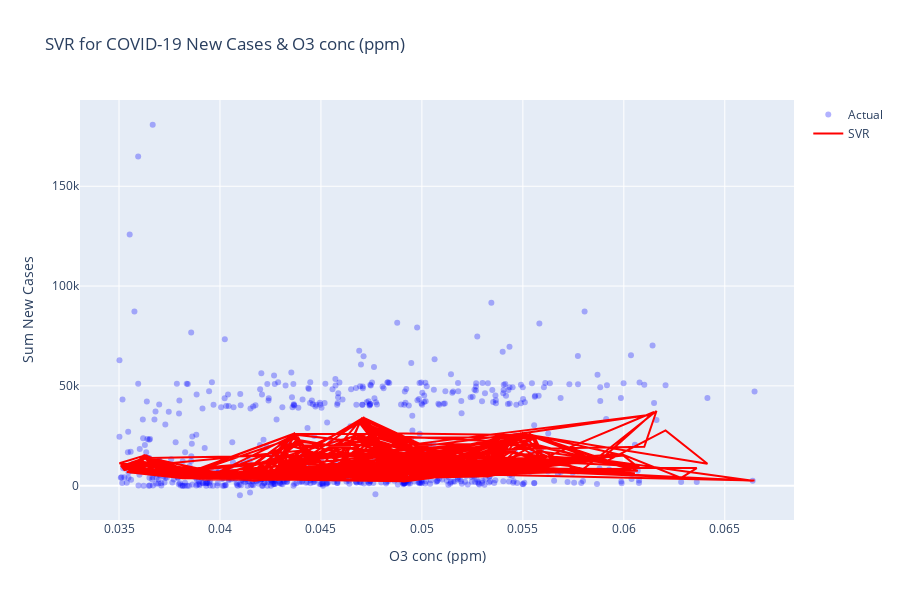

This figure's notebook cell:
### Code cell
## Perform regression modeling via SVR
x = NewData['O3 conc (ppm)']
x = x.values.reshape(-1, 1)
y = NewData['Sum New Cases']
#--------------------------------------------------------------
# SVR model with hyperparameter optimization
#--------------------------------------------------------------
# Split the data into train and test sets
x_train, x_test, y_train, y_test = train_test_split(x, y, test_size=0.2, random_state=42)

# Create a pipeline with StandardScaler and SVR
pipeline = Pipeline([('scaler', StandardScaler()),
                     ('svr', SVR(kernel='rbf'))])

# Define the parameter grid for hyperparameter optimization
param_grid = {'svr__C': [10000, 1000000, 100],
              'svr__gamma': [10, 1000, 100]}
# param_grid = {'svr__C': [100, 1000, 100],
#               'svr__gamma': [1, 1000, 100]}

# Perform grid search with cross-validation on train data
grid_search = GridSearchCV(pipeline, param_grid)
grid_search.fit(x_train, y_train)

# Predict using best model on test data
best_svr = grid_search.best_estimator_
y_svr_pred_test = best_svr.predict(x_test)

# Calculate R2 and RMSE for SVR model
svr_r2 = r2_score(y_test, y_svr_pred_test)
svr_rmse = np.sqrt(mean_squared_error(y_test, y_svr_pred_test))

print("Model Evaluation")
print("\nSupport Vector Regression: RMSE=%.2f, R2=%.2f" % (svr_rmse, svr_r2))
print("Hyperparameters:", best_svr, "\n")

# Plot the model
import plotly.graph_objects as go

xtt = NewData['O3 conc (ppm)']#df_chatter['date'].dt.strftime('%Y-%m-%d')
scatter_actual = go.Scatter(x=xtt, y=y, mode='markers', name='Actual', marker=dict(color='blue', opacity=0.3))

# line_regression = go.Scatter(x=xtt, y=y_linear_pred, mode='lines', name='LR', line=dict(color='red', dash='dash'))

y_svr_pred = best_svr.predict(x) # Plot on all data
line_svr = go.Scatter(x=xtt, y=y_svr_pred, mode='lines', name='SVR', line=dict(color='red'))

data = [scatter_actual, line_svr]

layout = go.Layout(xaxis=dict(title='O3 conc (ppm)'),
                   yaxis=dict(title='Sum New Cases'),
                   title='SVR for COVID-19 New Cases & O3 conc (ppm)',
                   showlegend=True,
                   height=600)

fig = go.Figure(data=data, layout=layout)
fig.show()

### Figure 1 — Plotly figure (JSON) as saved in the notebook; plotly's stock layout.template omitted (floating-point values rounded to 4 significant figures; data arrays with more than 128 entries replaced by an {"elided": "..."} marker saying what was removed)
{"data": [{"marker": {"color": "blue", "opacity": 0.3}, "mode": "markers", "name": "Actual", "type": "scatter", "x": {"elided": "713 float values"}, "y": {"elided": "713 float values"}}, {"line": {"color": "red"}, "mode": "lines", "name": "SVR", "type": "scatter", "x": {"elided": "713 float values"}, "y": {"elided": "713 float values"}}], "layout": {"height": 600, "showlegend": true, "title": {"text": "SVR for COVID-19 New Cases & O3 conc (ppm)"}, "xaxis": {"title": {"text": "O3 conc (ppm)"}}, "yaxis": {"title": {"text": "Sum New Cases"}}}}
